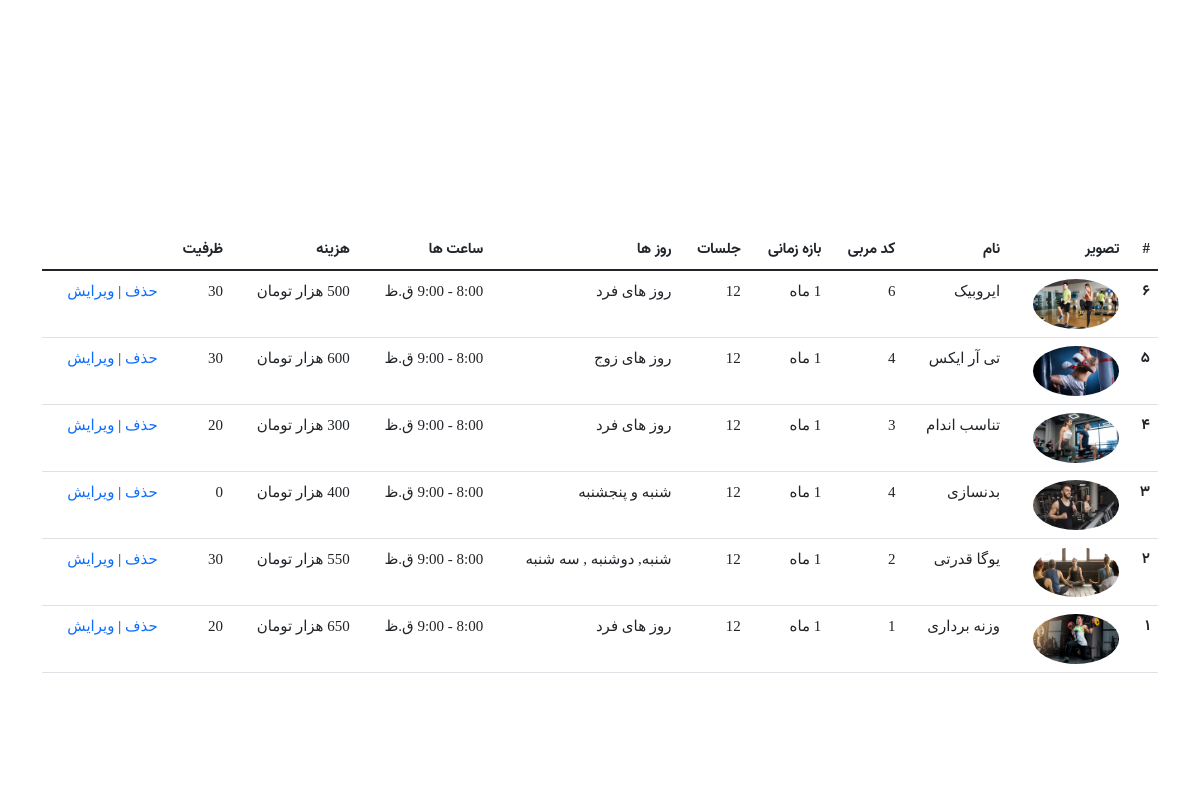
/manage-class.php (signed in, middle part), run on an earlier commit of the app's database.
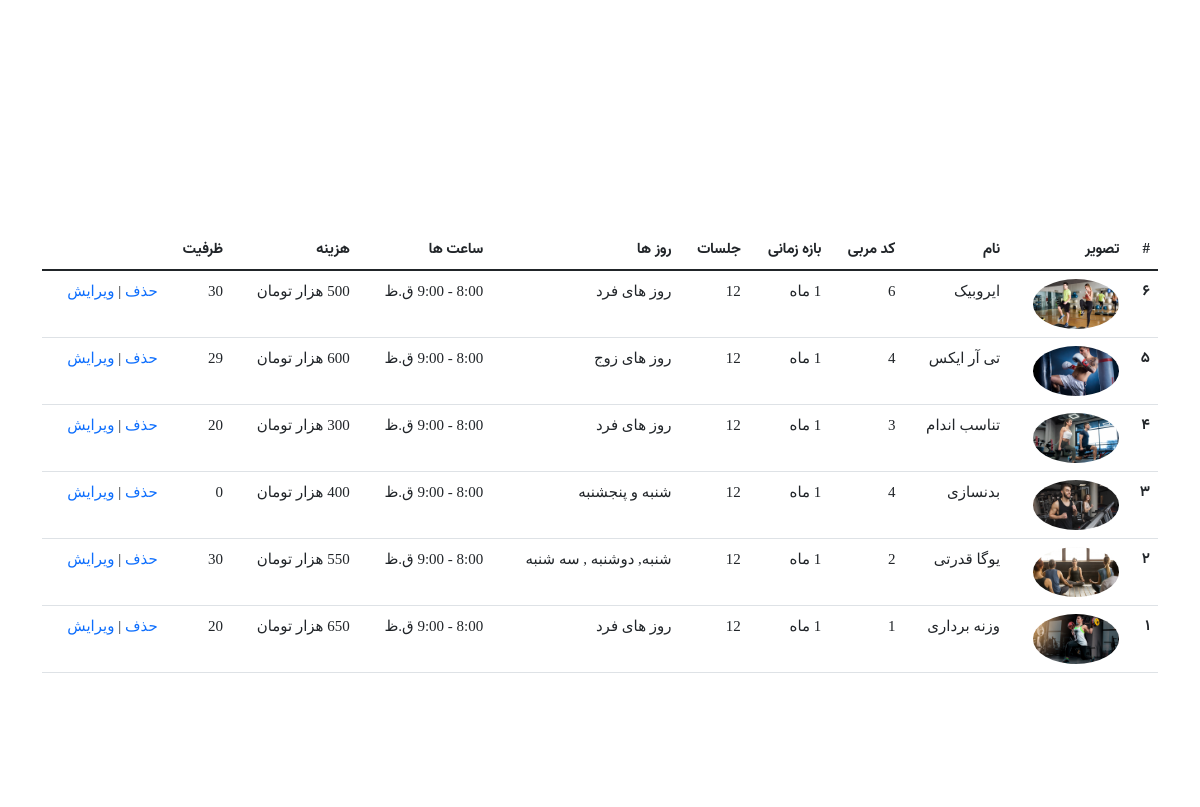
And on a later commit of the database.
### tables this page shows
CREATE TABLE `classes` (
  `classid` int(11) NOT NULL,
  `coachid` int(11) NOT NULL,
  `name` varchar(150) NOT NULL,
  `description` text NOT NULL,
  `image` varchar(300) NOT NULL,
  `time_period` varchar(300) NOT NULL,
  `session_number` int(11) NOT NULL,
  `days` varchar(300) NOT NULL,
  `hours` varchar(300) NOT NULL,
  `capacity` int(11) NOT NULL,
  `price` int(11) NOT NULL
);

### manage-class.php (the view, shortened to what this page needs)
<?php
include('inc/header.php');
?>
<?php
$link = mysqli_connect("localhost", "root", "", "fithubdb");
mysqli_query($link, "set names utf8");
?>
<section class="main-appointment-two" id="bmi">
</section>
<section class="main-appointment-two" id="bmi">
    <div class="container">
        <table class="table table-hover">
            <thead>
                <tr>
                    <th scope="col">#</th>
                    <th scope="col">تصویر</th>
                    <th scope="col">نام</th>
                    <th scope="col"> کد مربی</th>
                    <th scope="col">بازه زمانی </th>
                    <th scope="col"> جلسات </th>
                    <th scope="col">روز ها </th>
                    <th scope="col"> ساعت ها </th>
                    <th scope="col"> هزینه </th>
                    <th scope="col"> ظرفیت </th>
                    <th scope="col"> </th>
                </tr>
            </thead>
            <tbody>
                <?php
                $query = "SELECT * FROM classes ORDER BY classid DESC";
                $result = mysqli_query($link, $query);
                while ($row = mysqli_fetch_array($result)) {
                ?>
                <tr>
                    <th scope="row"><?= $row['classid'] ?></th>
                    <td>
                        <img src="assets/images/<?= $row['image'] ?> " class="rounded-circle" alt="class" width="50"
                            height="50">
                    </td>
                    <td><?= $row['name'] ?></td>
                    <td><?= $row['coachid'] ?> </td>
                    <td><?= $row['time_period'] ?> </td>
                    <td><?= $row['session_number'] ?></td>
                    <td> <?= $row['days'] ?></td>
                    <td> <?= $row['hours'] ?></td>
                    <td><?= $row['price'] ?> هزار تومان</td>
                    <td><?= $row['capacity'] ?></td>
                    <td>
                        <a href="action-manage-class.php?id=<?= $row['classid'] ?>&action=DELETE">حذف</a>
                        |
                        <a href="manage-class.php?id=<?= $row['classid'] ?>&action=EDIT">ویرایش</a>
                    </td>
                </tr>
                <?php } ?>
            </tbody>
        </table>
    </div>
</section>
<?php
include('inc/footer.php')
?>

### inc/header.php (shortened to what this page needs)
<!DOCTYPE html>
<html lang="fa" dir="rtl">
<head>
    <link rel="stylesheet" type="text/css" href="assets/css/bootstrap.min.css">
    <link rel="stylesheet" type="text/css" href="assets/css/font-awesome.min.css">
    <link rel="stylesheet" type="text/css" href="assets/css/slick.css">
    <link rel="stylesheet" type="text/css" href="assets/css/slick-theme.css">
    <link rel="stylesheet" type="text/css" href="assets/css/animate.min.css">
    <link rel="stylesheet" type="text/css" href="assets/css/magnific-popup.min.css">
    <link rel="stylesheet" type="text/css" href="assets/css/style.css">
    <link rel="stylesheet" type="text/css" href="assets/css/stylealert.css">
</head>
<body>

### inc/footer.php (shortened to what this page needs)
</body>
</html>

What changed in the data, as far as the page shows it:
changed classes "تی آر ایکس": capacity "30" → "29"
